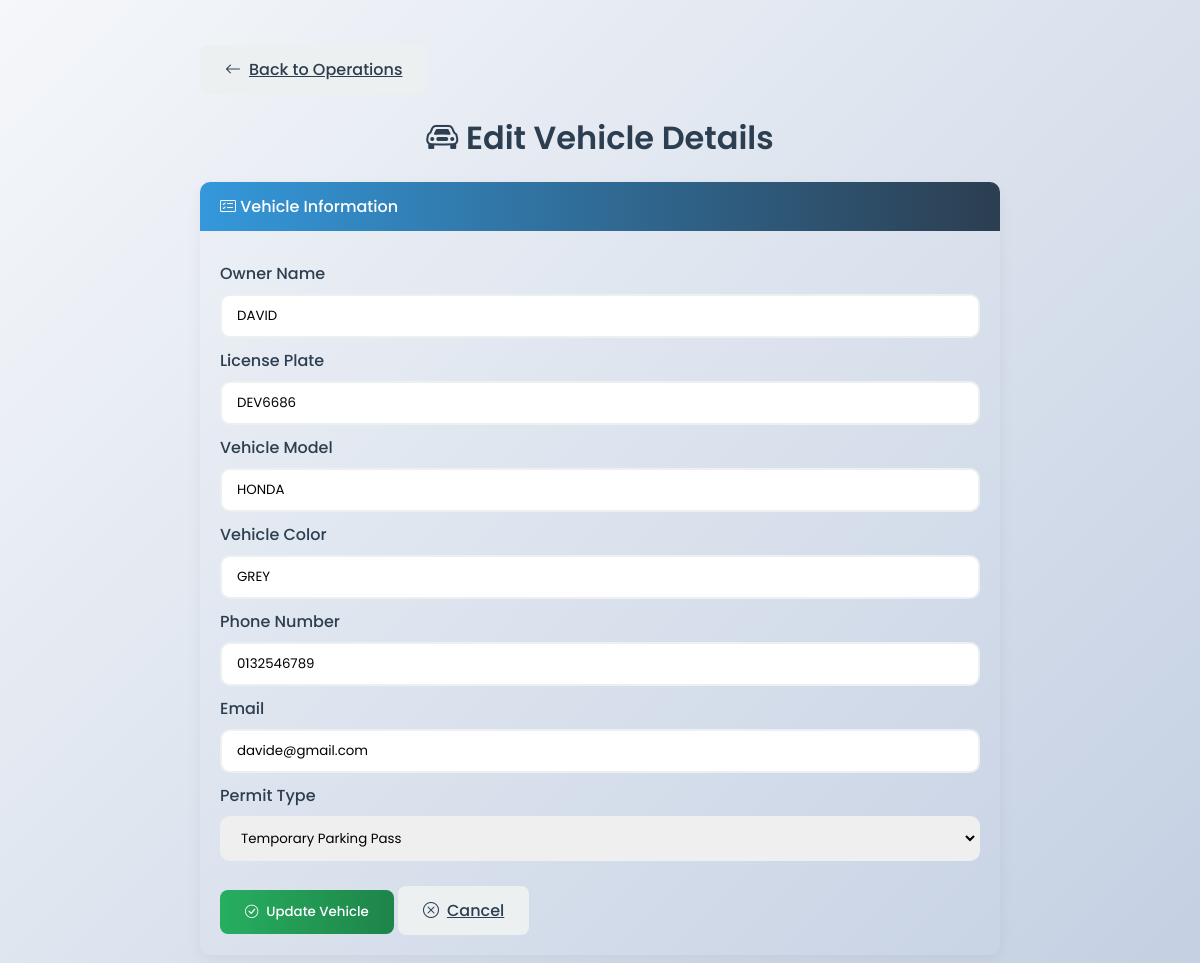
Page /website/edit_vehicle.php?id=4&active_tab=modifyVehicle (signed in) on the committed database.
### tables this page shows
CREATE TABLE `vehicle_registered_details` (
  `id` int(11) NOT NULL,
  `license_plate` varchar(20) NOT NULL,
  `owner_name` varchar(100) NOT NULL,
  `student_id` varchar(20) NOT NULL,
  `car_brand_model` varchar(100) NOT NULL,
  `car_colour` varchar(50) NOT NULL,
  `permit_type` varchar(50) NOT NULL,
  `phone_number` varchar(20) NOT NULL,
  `owner_email` varchar(100) NOT NULL
);

### website/edit_vehicle.php (the view, shortened to what this page needs)
<?php
$servername = "localhost";
$username = "root";
$password = "";
$dbname = "campus_security_system";
$conn = new mysqli($servername, $username, $password, $dbname);
if (isset($_GET['id']) && is_numeric($_GET['id'])) {
    $id = (int)$_GET['id'];
    $stmt = $conn->prepare("SELECT * FROM vehicle_registered_details WHERE id = ?");
    $stmt->bind_param("i", $id);
    $stmt->execute();
    $result = $stmt->get_result();
    $row = $result->fetch_assoc();
}
?>
<!DOCTYPE html>
<html lang="en">
<head>
    <link rel="stylesheet" href="https://cdn.jsdelivr.net/npm/bootstrap-icons@1.10.0/font/bootstrap-icons.css">
</head>
<body>
<div class="edit-container">
    <a href="operation.php" class="btn btn-secondary mb-4">
        <i class="bi bi-arrow-left"></i> Back to Operations
    </a>
    <h1 class="page-header">
        <i class="bi bi-car-front"></i> Edit Vehicle Details
    </h1>
    <div class="card">
        <div class="card-header">
            <i class="bi bi-card-checklist"></i> Vehicle Information
        </div>
        <div class="card-body">
            <form method="POST" id="editForm">
                <div class="row">
                    <div class="col-md-6 mb-4">
                        <label class="form-label">Owner Name</label>
                        <input type="text" name="owner_name" class="form-control"
                               value="<?= htmlspecialchars($row['owner_name']) ?>"
                               required pattern="[A-Za-z\s]+"
                               title="Only letters and spaces are allowed">
                    </div>
                    <div class="col-md-6 mb-4">
                        <label class="form-label">License Plate</label>
                        <input type="text" name="vehicle_number" class="form-control"
                               value="<?= htmlspecialchars($row['license_plate']) ?>" required>
                    </div>
                </div>
                <div class="row">
                    <div class="col-md-6 mb-4">
                        <label class="form-label">Vehicle Model</label>
                        <input type="text" name="vehicle_type" class="form-control"
                               value="<?= htmlspecialchars($row['car_brand_model']) ?>" required>
                    </div>
                    <div class="col-md-6 mb-4">
                        <label class="form-label">Vehicle Color</label>
                        <input type="text" name="vehicle_colour" class="form-control"
                               value="<?= htmlspecialchars($row['car_colour']) ?>"
                               required pattern="[A-Za-z\s]+"
                               title="Only letters and spaces are allowed">
                    </div>
                </div>
                <div class="row">
                    <div class="col-md-6 mb-4">
                        <label class="form-label">Phone Number</label>
                        <input type="tel" name="phone_number" class="form-control"
                               value="<?= htmlspecialchars($row['phone_number']) ?>"
                               required pattern="[0-9]+"
                               title="Only numbers are allowed">
                    </div>
                    <div class="col-md-6 mb-4">
                        <label class="form-label">Email</label>
                        <input type="email" name="email" class="form-control"
                               value="<?= htmlspecialchars($row['owner_email']) ?>" required>
                    </div>
                </div>
                <div class="mb-4">
                    <label class="form-label">Permit Type</label>
                    <select name="permit_type" class="form-select" required>
                        <?php
                        $permit_options = ["White Permit", "Red Permit", "Yellow Permit", "Temporary Parking Pass", "Blue Permit"];
                        foreach ($permit_options as $permit_name) {
                            $selected = ($permit_name === $row['permit_type']) ? 'selected' : '';
                            echo "<option value='$permit_name' $selected>$permit_name</option>";
                        }
                        ?>
                    </select>
                </div>
                <div class="d-flex gap-3">
                    <button type="submit" class="btn btn-success">
                        <i class="bi bi-check-circle"></i> Update Vehicle
                    </button>
                    <a href="operation.php" class="btn btn-secondary">
                        <i class="bi bi-x-circle"></i> Cancel
                    </a>
                </div>
            </form>
        </div>
    </div>
</div>
</body>
</html>

### website/edit_vehicle.php (style rules this page uses)
:root { --primary-color: #2c3e50; --secondary-color: #3498db; --accent-color: #e74c3c; --light-color: #ecf0f1; --dark-color: #2c3e50; --success-color: #27ae60; --error-color: #e74c3c; }
* { margin: 0; padding: 0; box-sizing: border-box; font-family: 'Poppins', sans-serif; }
body { background: linear-gradient(135deg, #f5f7fa 0%, #c3cfe2 100%); min-height: 100vh; padding: 20px; }
.edit-container { max-width: 800px; margin: 0 auto; }
.page-header { color: var(--primary-color); font-weight: 600; margin: 20px 0; text-align: center; }
.card { border: none; border-radius: 10px; box-shadow: 0 5px 15px rgba(0,0,0,0.05); margin-bottom: 25px; }
.card-body { padding: 20px 20px; }
.card-header { background: linear-gradient(90deg, var(--secondary-color), var(--primary-color)); color: white; font-weight: 500; border-radius: 10px 10px 0 0 !important; padding: 12px 20px; }
.form-label { font-weight: 500; color: var(--primary-color); margin-bottom: 8px; margin-top: 10px; display: block; }
.form-control, .form-select { border: 2px solid var(--light-color); padding: 10px 15px; border-radius: 10px; transition: all 0.3s ease; width: 100%; box-sizing: border-box; }
.btn { padding: 12px 25px; border: none; border-radius: 8px; font-weight: 500; cursor: pointer; transition: all 0.3s ease; display: inline-flex; align-items: center; justify-content: center; gap: 8px; margin-top: 25px; }
.btn-success { background: linear-gradient(90deg, var(--success-color), #1e8449); color: white; }
.btn-secondary { background: var(--light-color); color: var(--primary-color); }

### rows in the picture
vehicle_registered_details: owner_name "DAVID", vehicle_number "DEV6686", vehicle_type "HONDA", vehicle_colour "GREY", phone_number "0132546789", email "davide@gmail.com"

### other values in the picture
form field permit_type "Temporary Parking Pass"
